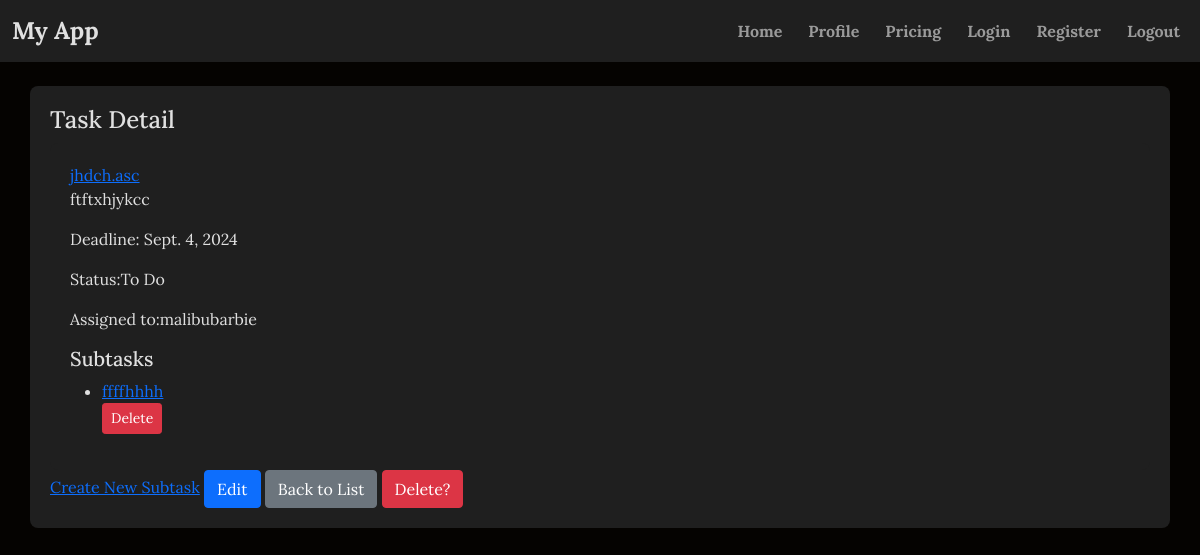
/tasks/11/, run on an earlier commit of the app's database.
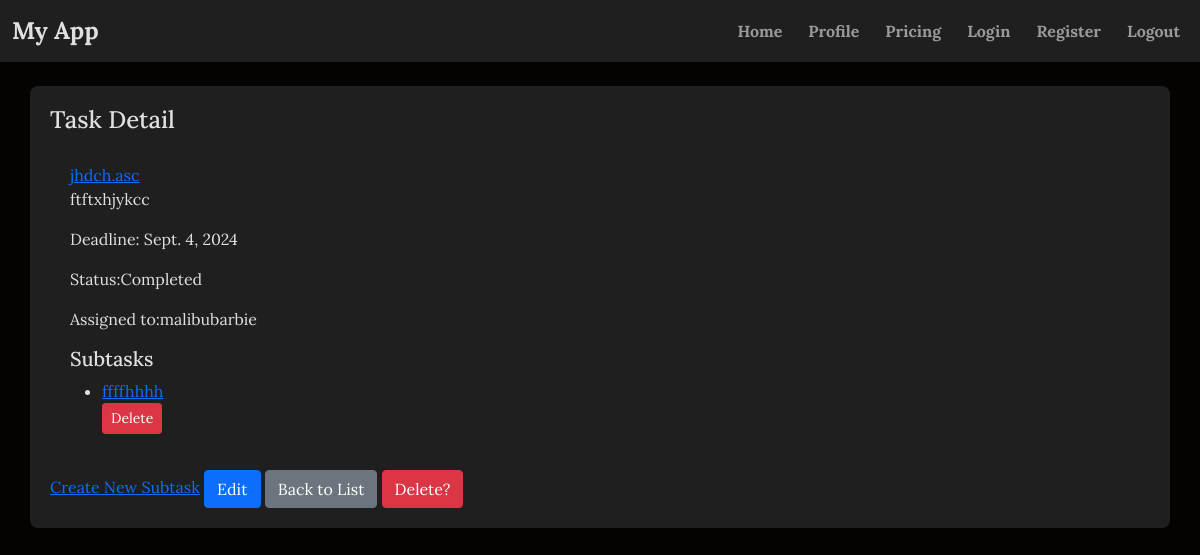
And on a later commit of the database.
### tasks/models.py (models this page shows, shortened)
class Task(models.Model):
    name = models.CharField(max_length=100)
    description = models.TextField()
    deadline = models.DateField()
    created_at = models.DateTimeField(auto_now_add=True)
    updated_at = models.DateTimeField(auto_now=True)
    STATUS_CHOICES = [
        ('todo', 'To Do'),
        ('in_progress', 'In Progress'),
        ('completed', 'Completed'),
    ]
    status = models.CharField(max_length=20, choices=STATUS_CHOICES, default='todo')
    assigned_to = models.ForeignKey(Profile, on_delete=models.CASCADE)

class Subtask(models.Model):
    task = models.ForeignKey(Task, related_name='subtasks', on_delete=models.CASCADE)
    title = models.CharField(max_length=200)
    description = models.TextField()
    due_date = models.DateTimeField()
    is_completed = models.BooleanField(default=False)
    created_at = models.DateTimeField(auto_now_add=True)
    updated_at = models.DateTimeField(auto_now=True)

### authentication/models.py (models this page shows)
class Profile(models.Model):
    user = models.OneToOneField(User, on_delete=models.CASCADE)
    bio = models.TextField(blank=True)
    profile_image = models.ImageField(upload_to='profiles/', blank=True,null=True)
    def __str__(self):
        return self.user.username

### tasks/views.py (the view)
# urls.py: path('<int:pk>/', views.task_detail, name='task_detail'),
def task_detail(request, pk):
    task = get_object_or_404(Task, pk=pk)
    subtasks = task.subtasks.all()
    return render(request, 'tasks/task_detail.html', {'task': task, 'subtasks': subtasks})

### tasks/templates/tasks/task_detail.html (shortened to what this page needs)
{% extends 'tasks/base.html' %}
{% block content %}
<h4>Task Detail</h4>
    <div class="container">
        <a href="{% url 'task_detail' pk=task.pk %}">{{task.name}}</a>
        <p>{{task.description}}</p>
        <p>Deadline: {{task.deadline}}</p>
        <p>Status:{{task.get_status_display}}</p>
        <p>Assigned to:{{task.assigned_to}}</p>
       <h5>Subtasks</h5>
        <ul>
            {% for subtask in subtasks %}
            <li>
                <a  href="{% url 'subtask_detail'  task_pk=task.pk subtask_pk=subtask.pk %}" >{{subtask.title}}</a>
                <form method="POST"  action="{% url 'subtask_confirm_delete' task_pk=task.pk subtask_pk=subtask.pk %}" style="dipslay:inline;">
                    <button type="submit" class="btn btn-danger btn-sm">Delete</button>
                </form>
            </li>
            {% endfor %}
        </ul>
    </div>
<a href="{% url 'subtask_create' task_pk=task.pk %}" >Create New Subtask</a>
<a href="{% url 'task_edit' pk=task.pk %}"  class="btn btn-primary">Edit</a>
<a href="{% url 'task_list'%}" class="btn btn-secondary">Back to List</a>
<form method="POST" action="{% url 'task_confirm_delete' pk=task.pk %}" style="display:inline;">
    <button type="submit"  class="btn btn-danger">Delete?</button>
</form>
{% endblock %}

### tasks/templates/tasks/base.html (shortened to what this page needs)
<!DOCTYPE html>
<html lang="en">
<head>
    <link href="https://stackpath.bootstrapcdn.com/bootstrap/5.1.3/css/bootstrap.min.css" rel="stylesheet">
</head>
<body>
    <nav class="navbar navbar-expand-lg navbar-dark bg-dark">
        <div class="container-fluid">
            <a class="navbar-brand" href="#">My App</a>
            <div class="collapse navbar-collapse" id="navbarNav">
                <ul class="navbar-nav ms-auto">
                    <li class="nav-item">
                        <a class="nav-link" href="{% url 'home' %}">Home</a>
                    </li>
                    <li class="nav-item">
                        <a class="nav-link" href="{% url 'profile' %}">Profile</a>
                    </li>
                    <li class="nav-item">
                        <a class="nav-link" href="#">Pricing</a>
                    </li>
                    <li class="nav-item">
                        <a class="nav-link" href="#">Login</a>
                    </li>
                    <li class="nav-item">
                        <a class="nav-link" href="#">Register</a>
                    </li>
                    <li class="nav-item">
                        <a class="nav-link" href="{% url 'logout' %}">Logout</a>
                    </li>
                </ul>
            </div>
        </div>
    </nav>
    <div class="container mt-4">
        {% block content %}
        {% endblock %}
    </div>
</body>
</html>

### tasks/templates/tasks/base.html (style rules this page uses)
body { background-color: #050301; color: #e0e0e0; font-family: 'Lora', serif; }
.navbar-dark .navbar-brand, .navbar-dark .nav-link { color: #e0e0e0; font-weight: bold; }
.bg-dark { background-color: #1f1f1f !important; }
.container { background-color: #1f1f1f; padding: 20px; border-radius: 8px; }
.navbar-brand { font-size: 1.5rem; }
.navbar-nav .nav-item { margin-right: 10px; }
.navbar-nav .nav-item:last-child { margin-right: 0; }
.navbar-nav .nav-link { color: #e0e0e0; transition: color 0.3s ease; }

What changed in the data, as far as the page shows it:
changed Task "jhdch.asc": status "To Do" → "Completed"
